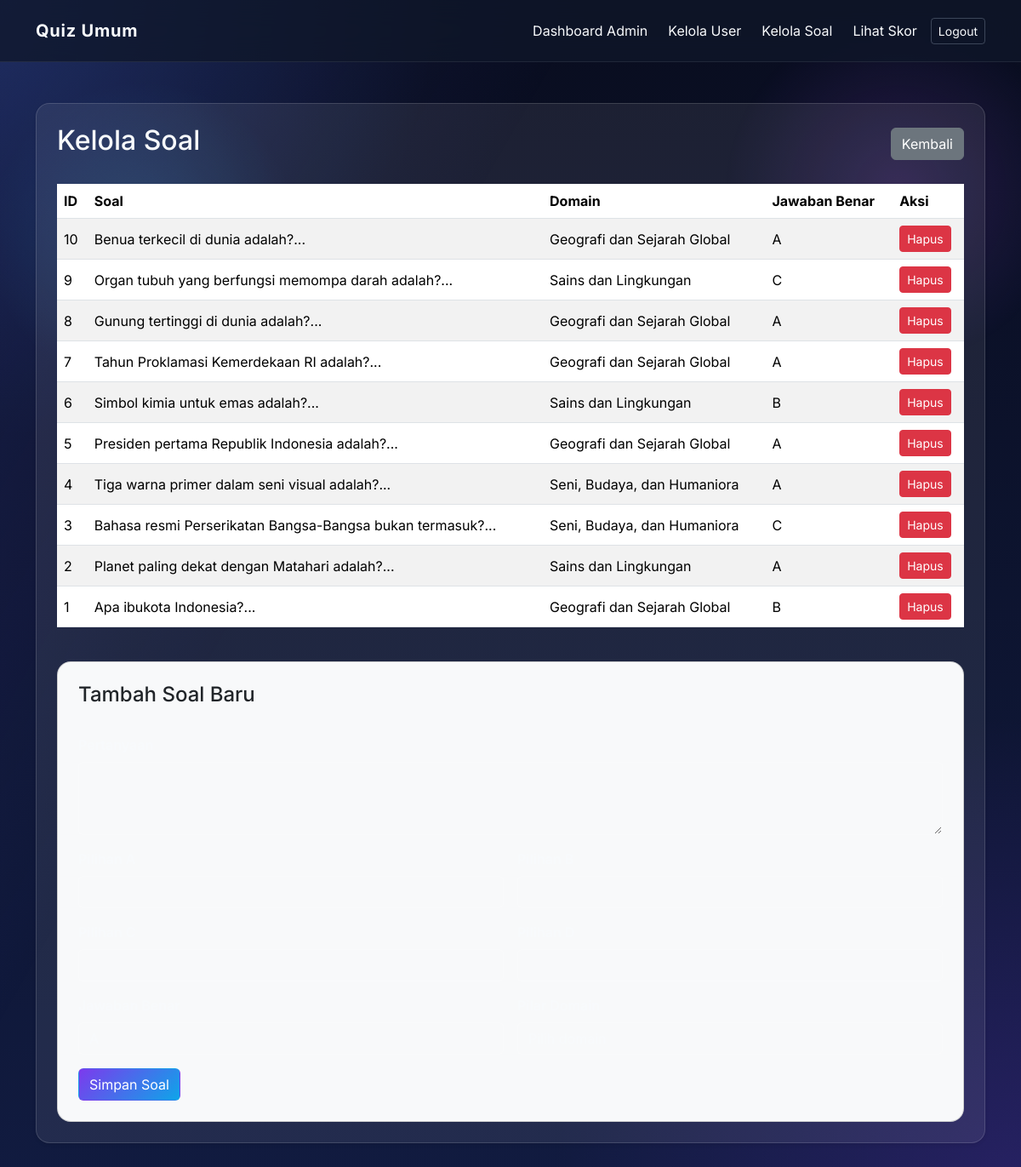
Screenshot of /admin/questions.php (signed in) with the database file from the repository.
### tables this page shows
CREATE TABLE IF NOT EXISTS questions (
    id INT AUTO_INCREMENT PRIMARY KEY,
    question TEXT NOT NULL,
    option_a VARCHAR(255) NOT NULL,
    option_b VARCHAR(255) NOT NULL,
    option_c VARCHAR(255) NOT NULL,
    option_d VARCHAR(255) NOT NULL,
    correct_answer CHAR(1) NOT NULL,
    domain VARCHAR(64) NOT NULL DEFAULT 'Sains dan Lingkungan'
);

### includes/auth.php (called while the page is built, shortened)
<?php
function is_logged_in() {
    return isset($_SESSION['user']);
}

### admin/questions.php (the view, shortened to what this page needs)
<?php
require_once __DIR__ . '/../includes/header.php';
function normalized_correct_answer($question) {
    $stored = strtoupper(trim((string) ($question['correct_answer'] ?? '')));
    if (in_array($stored, ['A', 'B', 'C', 'D'], true)) {
        return $stored;
    }
    return $stored;
}
try {
    $pdo->exec("ALTER TABLE questions ADD COLUMN IF NOT EXISTS domain VARCHAR(64) NOT NULL DEFAULT 'Sains dan Lingkungan'");
} catch (Exception $e) {
}
try {
    $questions = $pdo->query('SELECT * FROM questions ORDER BY id DESC')->fetchAll();
} catch (Exception $e) {
    $questions = [];
    $_SESSION['error'] = 'Gagal mengambil daftar soal.';
}
?>
<div class="container py-5">
  <div class="admin-list rounded-4 p-4 shadow-sm animate__animated animate__fadeInUp">
    <div class="d-flex justify-content-between align-items-center mb-4">
      <h2>Kelola Soal</h2>
      <a href="dashboard.php" class="btn btn-secondary">Kembali</a>
    </div>
    <div class="table-responsive mb-4">
      <table class="table table-striped align-middle">
        <thead>
          <tr>
            <th>ID</th>
            <th>Soal</th>
            <th>Domain</th>
            <th>Jawaban Benar</th>
            <th>Aksi</th>
          </tr>
        </thead>
        <tbody>
          <?php foreach ($questions as $question): ?>
            <tr>
              <td><?php echo $question['id']; ?></td>
              <td><?php echo htmlspecialchars(substr($question['question'], 0, 70)); ?>...</td>
              <td><?php echo htmlspecialchars($question['domain'] ?? infer_question_domain($question)); ?></td>
              <td><?php echo htmlspecialchars(normalized_correct_answer($question)); ?></td>
              <td>
                <a href="questions.php?delete=<?php echo $question['id']; ?>" class="btn btn-sm btn-danger" onclick="return confirm('Hapus soal ini?');">Hapus</a>
              </td>
            </tr>
          <?php endforeach; ?>
        </tbody>
      </table>
    </div>
    <div class="card p-4 rounded-4 bg-light">
      <h4>Tambah Soal Baru</h4>
      <form method="post" class="row g-3 mt-2">
        <div class="col-12">
          <label class="form-label">Pertanyaan</label>
          <textarea name="question" class="form-control" rows="3" required></textarea>
        </div>
        <div class="col-md-6">
          <label class="form-label">Pilihan A</label>
          <input type="text" name="option_a" class="form-control" required>
        </div>
        <div class="col-md-6">
          <label class="form-label">Pilihan B</label>
          <input type="text" name="option_b" class="form-control" required>
        </div>
        <div class="col-md-6">
          <label class="form-label">Pilihan C</label>
          <input type="text" name="option_c" class="form-control" required>
        </div>
        <div class="col-md-6">
          <label class="form-label">Pilihan D</label>
          <input type="text" name="option_d" class="form-control" required>
        </div>
        <div class="col-md-6">
          <label class="form-label">Jawaban Benar</label>
          <select name="correct_answer" class="form-select" required>
            <option value="A">A</option>
          </select>
        </div>
        <div class="col-md-6">
          <label class="form-label">Pilar Domain</label>
          <select name="domain" class="form-select" required>
            <option value="">Pilih domain</option>
          </select>
        </div>
        <div class="col-12">
          <button type="submit" class="btn btn-primary">Simpan Soal</button>
        </div>
      </form>
    </div>
  </div>
</div>
<?php require_once __DIR__ . '/../includes/footer.php'; ?>

### includes/header.php (shortened to what this page needs)
<?php
require_once __DIR__ . '/auth.php';
$base = defined('BASE_URL') ? BASE_URL : '';
?>
<!DOCTYPE html>
<html lang="id">
<head>
  <link href="https://cdnjs.cloudflare.com/ajax/libs/bootstrap/5.3.3/css/bootstrap.min.css" rel="stylesheet">
  <link href="https://cdnjs.cloudflare.com/ajax/libs/font-awesome/6.5.2/css/all.min.css" rel="stylesheet">
  <link href="https://cdnjs.cloudflare.com/ajax/libs/animate.css/4.1.1/animate.min.css" rel="stylesheet">
  <link rel="stylesheet" href="https://cdn.jsdelivr.net/npm/sweetalert2@11/dist/sweetalert2.min.css">
  <link rel="stylesheet" href="<?php echo $base; ?>/assets/css/style.css">
</head>
<body>
  <div class="app-shell">
    <nav class="navbar navbar-expand-lg navbar-light py-3">
      <div class="container">
        <a class="navbar-brand fw-bold" href="<?php echo $base; ?>/index.php">Quiz Umum</a>
        <div class="collapse navbar-collapse" id="mainNav">
          <ul class="navbar-nav ms-auto gap-2 align-items-lg-center">
            <?php if (is_logged_in()): ?>
              <?php $role = $_SESSION['user']['role'] ?? 'user'; ?>
              <?php if ($role === 'admin'): ?>
                <li class="nav-item"><a class="nav-link" href="<?php echo $base; ?>/admin/dashboard.php">Dashboard Admin</a></li>
                <li class="nav-item"><a class="nav-link" href="<?php echo $base; ?>/admin/users.php">Kelola User</a></li>
                <li class="nav-item"><a class="nav-link" href="<?php echo $base; ?>/admin/questions.php">Kelola Soal</a></li>
                <li class="nav-item"><a class="nav-link" href="<?php echo $base; ?>/admin/scores.php">Lihat Skor</a></li>
              <?php endif; ?>
              <li class="nav-item"><a class="btn btn-sm btn-outline-secondary" href="<?php echo $base; ?>/logout.php">Logout</a></li>
            <?php else: ?>
              <li class="nav-item"><a class="nav-link" href="<?php echo $base; ?>/login.php">Login</a></li>
              <li class="nav-item"><a class="nav-link" href="<?php echo $base; ?>/register.php">Register</a></li>
            <?php endif; ?>
          </ul>
        </div>
      </div>
    </nav>

### includes/footer.php (shortened to what this page needs)
  </div>
</body>
</html>

### assets/css/style.css (style rules this page uses)
:root { --bg-start: #090d1f; --bg-end: #111b40; --surface: rgba(255, 255, 255, 0.08); --surface-soft: rgba(255, 255, 255, 0.05); --surface-strong: rgba(255, 255, 255, 0.16); --border: rgba(255, 255, 255, 0.14); --text-primary: #f8fafc; --text-muted: #cbd5e1; --accent-start: #7c3aed; --accent-end: #0ea5e9; --shadow: 0 32px 80px rgba(15, 23, 42, 0.35); --radius: 30px; }
* { box-sizing: border-box; }
body { margin: 0; min-height: 100vh; font-family: 'Inter', system-ui, -apple-system, BlinkMacSystemFont, 'Segoe UI', sans-serif; color: var(--text-primary); background: radial-gradient(circle at top left, rgba(59, 130, 246, 0.18), transparent 28%), radial-gradient(circle at bottom right, rgba(124, 58, 237, 0.2), transparent 30%), linear-gradient(180deg, var(--bg-start), var(--bg-end)); }
body::before { content: ''; position: fixed; inset: 0; background: linear-gradient(120deg, rgba(99, 102, 241, 0.16), transparent 35%), radial-gradient(circle at 14% 20%, rgba(56, 189, 248, 0.16), transparent 12%), radial-gradient(circle at 88% 16%, rgba(168, 85, 247, 0.18), transparent 13%); pointer-events: none; }
body, html { min-height: 100%; }
nav.navbar { background: rgba(15, 23, 42, 0.75); backdrop-filter: blur(16px); border-bottom: 1px solid rgba(255, 255, 255, 0.08); }
.navbar-brand, .nav-link, .navbar-toggler { color: var(--text-primary) !important; }
.navbar-brand { font-weight: 700; letter-spacing: 0.04em; }
.nav-link { transition: color 0.2s ease; }
.app-shell { min-height: 100vh; }
.auth-page, .quiz-page, .result-page, .profile-page, .leaderboard-card, .admin-list, .admin-overview { position: relative; }
.audio-logo-shimmer { animation: audioLogoShimmer 1.2s ease; }
.auth-card, .quiz-card, .result-card, .admin-overview, .admin-list, .profile-page, .about-card, .leaderboard-card, .info-card, .profile-summary, .chart-card, .admin-card, .menu-card { background: var(--surface); border: 1px solid var(--border); border-radius: 32px; box-shadow: var(--shadow); }
.form-label { font-weight: 600; color: var(--text-primary); }
.form-control, .form-select, input[type='search'] { background: rgba(255, 255, 255, 0.08); border: 1px solid rgba(255, 255, 255, 0.12); color: var(--text-primary); }
.btn-primary, .btn-primary:hover, .btn-primary:focus { background: linear-gradient(135deg, var(--accent-start), var(--accent-end)); border-color: transparent; }
.btn-outline-secondary { border-color: rgba(148, 163, 184, 0.35); color: var(--text-primary); }

### rows the page displays
questions: id "10", question "Benua terkecil di dunia adalah?", domain "Geografi dan Sejarah Global", correct_answer "A"
questions: id "9", question "Organ tubuh yang berfungsi memompa darah adalah?", domain "Sains dan Lingkungan", correct_answer "C"
questions: id "8", question "Gunung tertinggi di dunia adalah?", domain "Geografi dan Sejarah Global", correct_answer "A"
questions: id "7", question "Tahun Proklamasi Kemerdekaan RI adalah?", domain "Geografi dan Sejarah Global", correct_answer "A"
questions: id "6", question "Simbol kimia untuk emas adalah?", domain "Sains dan Lingkungan", correct_answer "B"
questions: id "5", question "Presiden pertama Republik Indonesia adalah?", domain "Geografi dan Sejarah Global", correct_answer "A"
questions: id "4", question "Tiga warna primer dalam seni visual adalah?", domain "Seni, Budaya, dan Humaniora", correct_answer "A"
questions: id "3", question "Bahasa resmi Perserikatan Bangsa-Bangsa bukan termasuk?", domain "Seni, Budaya, dan Humaniora", correct_answer "C"
questions: id "2", question "Planet paling dekat dengan Matahari adalah?", domain "Sains dan Lingkungan", correct_answer "A"
questions: id "1", question "Apa ibukota Indonesia?", domain "Geografi dan Sejarah Global", correct_answer "B"
